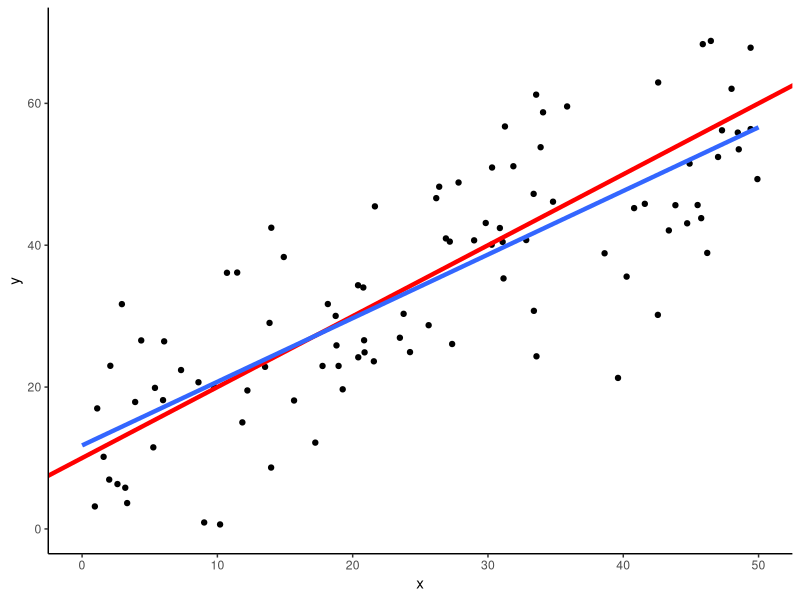
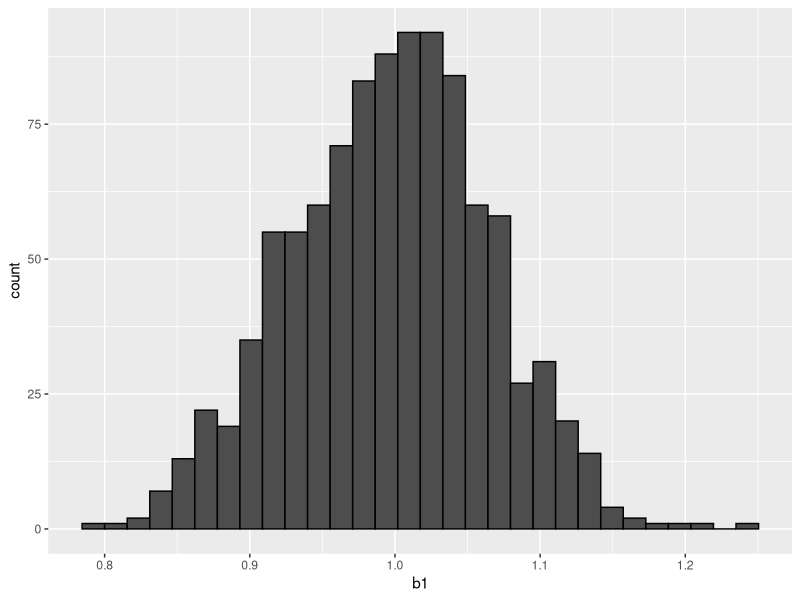
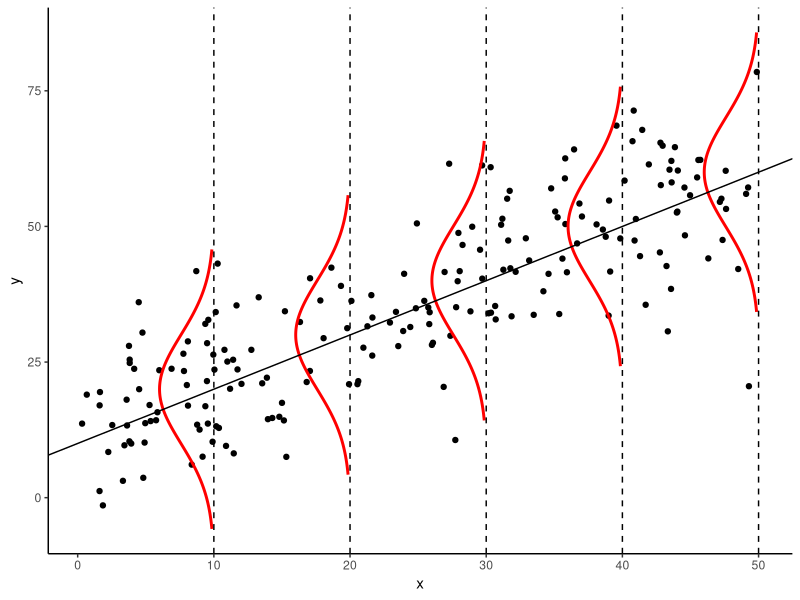

Source code (R) for these figures, in order:
## ---- chunk 1
library(tidyverse)
set.seed(8931)

data <- tibble(
  x = runif(100, 0, 50),
  y = rnorm(100, x + 10, 10)
  ) 

data %>%
  ggplot(aes(x=x, y=y)) +
  geom_point() +
  geom_abline(slope= 1, intercept= 10, col = "red", lwd=1.5) +
  geom_smooth(method="lm", formula = 'y ~ x', fill=NA, lwd=1.5, fullrange=TRUE) +
  xlim(0, 50) + ylim(0, 70)+
  theme_classic()
## ---- chunk 2
library(gganimate)

tibble(
    x = runif(100 * 100, 0, 50),
    y = rnorm(100 * 100, x + 10, 10),
    n = 1:100 %>% map(~rep(.x, 100)) %>% as_vector()
) %>%
  ggplot(aes(x=x, y=y)) +
  geom_point() +
  geom_abline(slope= 1, intercept= 10, col = "red", lwd=1.5) +
  geom_smooth(method="lm", formula = 'y ~ x', fill=NA, lwd=1.5, fullrange=TRUE) +
  xlim(0, 50) + ylim(0, 70) +
  transition_states(n)+
  theme_classic()
## ---- chunk 3
b1 <- c()
for (i in 1:1000) {
  tibble(
    x = runif(100, 0, 50),
    y = rnorm(100, x + 10, 10)
  ) %>% 
  with(lm(y ~ x)) -> lm_res
  b1 <- append(b1, lm_res$coefficients["x"])
}

b1 %>% 
  as_tibble_col(column_name = "b1") %>% 
  ggplot(aes(x = b1)) +
  geom_histogram(col = "black", fill ="grey30")
## ---- chunk 4
mean(b1)
sd(b1)
## ---- chunk 5
dat <- tibble(x=runif(200, 0, 50),
              y=rnorm(200, x + 10, 10))
breaks <- c(10, 20, 30, 40, 50)
norm <- tibble()
for (t in breaks) {
  br = seq(qnorm(0.005,t + 10,10),qnorm(0.995,t + 10,10),length=200)
  tibble(x=t-dnorm(br,t + 10,10)*100,
         y=br,
         b=t) %>% 
    bind_rows(norm,.) -> norm
}
dat %>% 
  ggplot(aes(x=x, y=y)) +
  geom_point() +
  geom_path(data=norm, aes(x, y, group=b), lwd=1.0, color = "red") +
  geom_vline(xintercept=breaks, lty=2) +
  geom_abline(intercept = 10, slope = 1)+
  theme_classic()
## ---- chunk 6
data %>%
  with(lm(y ~ x)) %>% summary()
